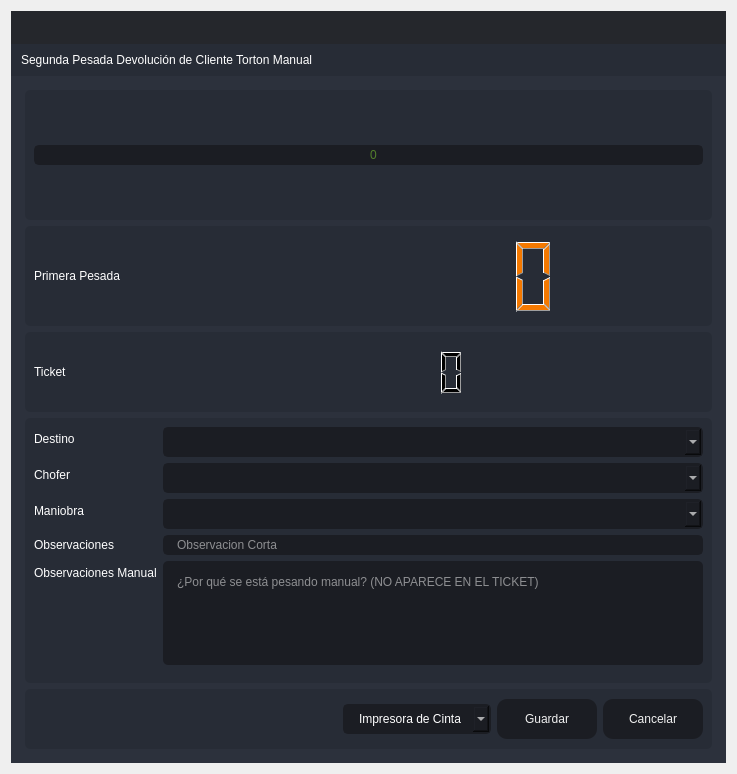
<?xml version="1.0" encoding="UTF-8"?>
<ui version="4.0">
 <class>SegundaPTA</class>
 <widget class="QDialog" name="SegundaPTA">
  <property name="windowModality">
   <enum>Qt::ApplicationModal</enum>
  </property>
  <property name="geometry">
   <rect>
    <x>0</x>
    <y>0</y>
    <width>737</width>
    <height>774</height>
   </rect>
  </property>
  <property name="minimumSize">
   <size>
    <width>737</width>
    <height>774</height>
   </size>
  </property>
  <property name="maximumSize">
   <size>
    <width>737</width>
    <height>774</height>
   </size>
  </property>
  <property name="windowTitle">
   <string>Segunda Pesada Devolución de Cliente Torton Manual</string>
  </property>
  <property name="windowIcon">
   <iconset resource="files.qrc">
    <normaloff>:/16x16/icons/16x16/logo.png</normaloff>:/16x16/icons/16x16/logo.png</iconset>
  </property>
  <layout class="QVBoxLayout" name="verticalLayout_6">
   <item>
    <widget class="QFrame" name="frame_main">
     <property name="styleSheet">
      <string notr="true">/* LINE EDIT */
QLineEdit {
	background-color: rgb(27, 29, 35);
	border-radius: 5px;
	border: 2px solid rgb(27, 29, 35);
	padding-left: 10px;
}
QLineEdit:hover {
	border: 2px solid rgb(64, 71, 88);
}
QLineEdit:focus {
	border: 2px solid rgb(91, 101, 124);
}

/* SCROLL BARS */
QScrollBar:horizontal {
    border: none;
    background: rgb(52, 59, 72);
    height: 14px;
    margin: 0px 21px 0 21px;
	border-radius: 0px;
}
QScrollBar::handle:horizontal {
    background: rgb(85, 170, 255);
    min-width: 25px;
	border-radius: 7px
}
QScrollBar::add-line:horizontal {
    border: none;
    background: rgb(55, 63, 77);
    width: 20px;
	border-top-right-radius: 7px;
    border-bottom-right-radius: 7px;
    subcontrol-position: right;
    subcontrol-origin: margin;
}
QScrollBar::sub-line:horizontal {
    border: none;
    background: rgb(55, 63, 77);
    width: 20px;
	border-top-left-radius: 7px;
    border-bottom-left-radius: 7px;
    subcontrol-position: left;
    subcontrol-origin: margin;
}
QScrollBar::up-arrow:horizontal, QScrollBar::down-arrow:horizontal
{
     background: none;
}
QScrollBar::add-page:horizontal, QScrollBar::sub-page:horizontal
{
     background: none;
}
 QScrollBar:vertical {
	border: none;
    background: rgb(52, 59, 72);
    width: 14px;
    margin: 21px 0 21px 0;
	border-radius: 0px;
 }
 QScrollBar::handle:vertical {	
	background: rgb(85, 170, 255);
    min-height: 25px;
	border-radius: 7px
 }
 QScrollBar::add-line:vertical {
     border: none;
    background: rgb(55, 63, 77);
     height: 20px;
	border-bottom-left-radius: 7px;
    border-bottom-right-radius: 7px;
     subcontrol-position: bottom;
     subcontrol-origin: margin;
 }
 QScrollBar::sub-line:vertical {
	border: none;
    background: rgb(55, 63, 77);
     height: 20px;
	border-top-left-radius: 7px;
    border-top-right-radius: 7px;
     subcontrol-position: top;
     subcontrol-origin: margin;
 }
 QScrollBar::up-arrow:vertical, QScrollBar::down-arrow:vertical {
     background: none;
 }

 QScrollBar::add-page:vertical, QScrollBar::sub-page:vertical {
     background: none;
 }

/* CHECKBOX */
QCheckBox::indicator {
    border: 3px solid rgb(52, 59, 72);
	width: 15px;
	height: 15px;
	border-radius: 10px;
    background: rgb(44, 49, 60);
}
QCheckBox::indicator:hover {
    border: 3px solid rgb(58, 66, 81);
}
QCheckBox::indicator:checked {
    background: 3px solid rgb(52, 59, 72);
	border: 3px solid rgb(52, 59, 72);	
	background-image: url(:/16x16/icons/16x16/cil-check-alt.png);
}

/* RADIO BUTTON */
QRadioButton::indicator {
    border: 3px solid rgb(52, 59, 72);
	width: 15px;
	height: 15px;
	border-radius: 10px;
    background: rgb(44, 49, 60);
}
QRadioButton::indicator:hover {
    border: 3px solid rgb(58, 66, 81);
}
QRadioButton::indicator:checked {
    background: 3px solid rgb(94, 106, 130);
	border: 3px solid rgb(52, 59, 72);	
}

/* COMBOBOX */
QComboBox{
	background-color: rgb(27, 29, 35);
	border-radius: 5px;
	border: 2px solid rgb(27, 29, 35);
	padding: 5px;
	padding-left: 10px;
}
QComboBox:hover{
	border: 2px solid rgb(64, 71, 88);
}
QComboBox::drop-down {
	subcontrol-origin: padding;
	subcontrol-position: top right;
	width: 25px; 
	border-left-width: 3px;
	border-left-color: rgba(39, 44, 54, 150);
	border-left-style: solid;
	border-top-right-radius: 3px;
	border-bottom-right-radius: 3px;	
	background-image: url(:/16x16/icons/16x16/cil-arrow-bottom.png);
	background-position: center;
	background-repeat: no-reperat;
 }
QComboBox QAbstractItemView {
	color: rgb(85, 170, 255);	
	background-color: rgb(27, 29, 35);
	padding: 10px;
	selection-background-color: rgb(39, 44, 54);
}

/* SLIDERS */
QSlider::groove:horizontal {
    border-radius: 9px;
    height: 18px;
	margin: 0px;
	background-color: rgb(52, 59, 72);
}
QSlider::groove:horizontal:hover {
	background-color: rgb(55, 62, 76);
}
QSlider::handle:horizontal {
    background-color: rgb(85, 170, 255);
    border: none;
    height: 18px;
    width: 18px;
    margin: 0px;
	border-radius: 9px;
}
QSlider::handle:horizontal:hover {
    background-color: rgb(105, 180, 255);
}
QSlider::handle:horizontal:pressed {
    background-color: rgb(65, 130, 195);
}

QSlider::groove:vertical {
    border-radius: 9px;
    width: 18px;
    margin: 0px;
	background-color: rgb(52, 59, 72);
}
QSlider::groove:vertical:hover {
	background-color: rgb(55, 62, 76);
}
QSlider::handle:vertical {
    background-color: rgb(85, 170, 255);
	border: none;
    height: 18px;
    width: 18px;
    margin: 0px;
	border-radius: 9px;
}
QSlider::handle:vertical:hover {
    background-color: rgb(105, 180, 255);
}
QSlider::handle:vertical:pressed {
    background-color: rgb(65, 130, 195);
}

</string>
     </property>
     <property name="frameShape">
      <enum>QFrame::NoFrame</enum>
     </property>
     <property name="frameShadow">
      <enum>QFrame::Raised</enum>
     </property>
     <layout class="QVBoxLayout" name="verticalLayout">
      <property name="spacing">
       <number>0</number>
      </property>
      <property name="leftMargin">
       <number>0</number>
      </property>
      <property name="topMargin">
       <number>0</number>
      </property>
      <property name="rightMargin">
       <number>0</number>
      </property>
      <property name="bottomMargin">
       <number>0</number>
      </property>
      <item>
       <widget class="QFrame" name="frame_top">
        <property name="minimumSize">
         <size>
          <width>0</width>
          <height>65</height>
         </size>
        </property>
        <property name="maximumSize">
         <size>
          <width>16777215</width>
          <height>65</height>
         </size>
        </property>
        <property name="styleSheet">
         <string notr="true">background-color: transparent;</string>
        </property>
        <property name="frameShape">
         <enum>QFrame::NoFrame</enum>
        </property>
        <property name="frameShadow">
         <enum>QFrame::Raised</enum>
        </property>
        <layout class="QHBoxLayout" name="horizontalLayout_3">
         <property name="spacing">
          <number>0</number>
         </property>
         <property name="leftMargin">
          <number>0</number>
         </property>
         <property name="topMargin">
          <number>0</number>
         </property>
         <property name="rightMargin">
          <number>0</number>
         </property>
         <property name="bottomMargin">
          <number>0</number>
         </property>
         <item>
          <widget class="QFrame" name="frame_toggle">
           <property name="maximumSize">
            <size>
             <width>70</width>
             <height>16777215</height>
            </size>
           </property>
           <property name="styleSheet">
            <string notr="true">background-color: rgb(27, 29, 35);</string>
           </property>
           <property name="frameShape">
            <enum>QFrame::NoFrame</enum>
           </property>
           <property name="frameShadow">
            <enum>QFrame::Raised</enum>
           </property>
           <layout class="QVBoxLayout" name="verticalLayout_3">
            <property name="spacing">
             <number>0</number>
            </property>
            <property name="leftMargin">
             <number>0</number>
            </property>
            <property name="topMargin">
             <number>0</number>
            </property>
            <property name="rightMargin">
             <number>0</number>
            </property>
            <property name="bottomMargin">
             <number>0</number>
            </property>
           </layout>
          </widget>
         </item>
         <item>
          <widget class="QFrame" name="frame_top_right">
           <property name="styleSheet">
            <string notr="true">background: transparent;</string>
           </property>
           <property name="frameShape">
            <enum>QFrame::NoFrame</enum>
           </property>
           <property name="frameShadow">
            <enum>QFrame::Raised</enum>
           </property>
           <layout class="QVBoxLayout" name="verticalLayout_2">
            <property name="spacing">
             <number>0</number>
            </property>
            <property name="leftMargin">
             <number>0</number>
            </property>
            <property name="topMargin">
             <number>0</number>
            </property>
            <property name="rightMargin">
             <number>0</number>
            </property>
            <property name="bottomMargin">
             <number>0</number>
            </property>
            <item>
             <widget class="QFrame" name="frame_top_btns">
              <property name="maximumSize">
               <size>
                <width>16777215</width>
                <height>42</height>
               </size>
              </property>
              <property name="styleSheet">
               <string notr="true">background-color: rgba(27, 29, 35, 200)</string>
              </property>
              <property name="frameShape">
               <enum>QFrame::NoFrame</enum>
              </property>
              <property name="frameShadow">
               <enum>QFrame::Raised</enum>
              </property>
              <layout class="QHBoxLayout" name="horizontalLayout_4">
               <property name="spacing">
                <number>0</number>
               </property>
               <property name="leftMargin">
                <number>0</number>
               </property>
               <property name="topMargin">
                <number>0</number>
               </property>
               <property name="rightMargin">
                <number>0</number>
               </property>
               <property name="bottomMargin">
                <number>0</number>
               </property>
               <item>
                <widget class="QFrame" name="frame_label_top_btns">
                 <property name="sizePolicy">
                  <sizepolicy hsizetype="Expanding" vsizetype="Preferred">
                   <horstretch>0</horstretch>
                   <verstretch>0</verstretch>
                  </sizepolicy>
                 </property>
                 <property name="frameShape">
                  <enum>QFrame::NoFrame</enum>
                 </property>
                 <property name="frameShadow">
                  <enum>QFrame::Raised</enum>
                 </property>
                 <layout class="QHBoxLayout" name="horizontalLayout_10">
                  <property name="spacing">
                   <number>0</number>
                  </property>
                  <property name="leftMargin">
                   <number>5</number>
                  </property>
                  <property name="topMargin">
                   <number>0</number>
                  </property>
                  <property name="rightMargin">
                   <number>10</number>
                  </property>
                  <property name="bottomMargin">
                   <number>0</number>
                  </property>
                 </layout>
                </widget>
               </item>
               <item alignment="Qt::AlignRight">
                <widget class="QFrame" name="frame_btns_right">
                 <property name="sizePolicy">
                  <sizepolicy hsizetype="Expanding" vsizetype="Preferred">
                   <horstretch>0</horstretch>
                   <verstretch>0</verstretch>
                  </sizepolicy>
                 </property>
                 <property name="maximumSize">
                  <size>
                   <width>120</width>
                   <height>16777215</height>
                  </size>
                 </property>
                 <property name="frameShape">
                  <enum>QFrame::NoFrame</enum>
                 </property>
                 <property name="frameShadow">
                  <enum>QFrame::Raised</enum>
                 </property>
                 <layout class="QHBoxLayout" name="horizontalLayout_5">
                  <property name="spacing">
                   <number>0</number>
                  </property>
                  <property name="leftMargin">
                   <number>0</number>
                  </property>
                  <property name="topMargin">
                   <number>0</number>
                  </property>
                  <property name="rightMargin">
                   <number>0</number>
                  </property>
                  <property name="bottomMargin">
                   <number>0</number>
                  </property>
                 </layout>
                </widget>
               </item>
              </layout>
             </widget>
            </item>
            <item>
             <widget class="QFrame" name="frame_top_info">
              <property name="maximumSize">
               <size>
                <width>16777215</width>
                <height>65</height>
               </size>
              </property>
              <property name="styleSheet">
               <string notr="true">background-color: rgb(39, 44, 54);</string>
              </property>
              <property name="frameShape">
               <enum>QFrame::NoFrame</enum>
              </property>
              <property name="frameShadow">
               <enum>QFrame::Raised</enum>
              </property>
              <layout class="QHBoxLayout" name="horizontalLayout_8">
               <property name="spacing">
                <number>0</number>
               </property>
               <property name="leftMargin">
                <number>10</number>
               </property>
               <property name="topMargin">
                <number>0</number>
               </property>
               <property name="rightMargin">
                <number>10</number>
               </property>
               <property name="bottomMargin">
                <number>0</number>
               </property>
               <item>
                <widget class="QLabel" name="label">
                 <property name="styleSheet">
                  <string notr="true">font: 75 16pt &quot;MS Shell Dlg 2&quot;;
color: rgb(255, 255, 255);</string>
                 </property>
                 <property name="text">
                  <string>Segunda Pesada Devolución de Cliente Torton Manual</string>
                 </property>
                </widget>
               </item>
              </layout>
             </widget>
            </item>
           </layout>
          </widget>
         </item>
        </layout>
       </widget>
      </item>
      <item>
       <widget class="QFrame" name="frame_center">
        <property name="sizePolicy">
         <sizepolicy hsizetype="Expanding" vsizetype="Expanding">
          <horstretch>0</horstretch>
          <verstretch>0</verstretch>
         </sizepolicy>
        </property>
        <property name="styleSheet">
         <string notr="true">background-color: rgb(40, 44, 52);</string>
        </property>
        <property name="frameShape">
         <enum>QFrame::NoFrame</enum>
        </property>
        <property name="frameShadow">
         <enum>QFrame::Raised</enum>
        </property>
        <layout class="QHBoxLayout" name="horizontalLayout_2">
         <property name="spacing">
          <number>0</number>
         </property>
         <property name="leftMargin">
          <number>0</number>
         </property>
         <property name="topMargin">
          <number>0</number>
         </property>
         <property name="rightMargin">
          <number>0</number>
         </property>
         <property name="bottomMargin">
          <number>0</number>
         </property>
         <item>
          <widget class="QFrame" name="frame_content_right">
           <property name="styleSheet">
            <string notr="true">background-color: rgb(44, 49, 60);</string>
           </property>
           <property name="frameShape">
            <enum>QFrame::NoFrame</enum>
           </property>
           <property name="frameShadow">
            <enum>QFrame::Raised</enum>
           </property>
           <layout class="QVBoxLayout" name="verticalLayout_4">
            <property name="spacing">
             <number>0</number>
            </property>
            <property name="leftMargin">
             <number>0</number>
            </property>
            <property name="topMargin">
             <number>0</number>
            </property>
            <property name="rightMargin">
             <number>0</number>
            </property>
            <property name="bottomMargin">
             <number>0</number>
            </property>
            <item>
             <widget class="QFrame" name="frame_content">
              <property name="frameShape">
               <enum>QFrame::NoFrame</enum>
              </property>
              <property name="frameShadow">
               <enum>QFrame::Raised</enum>
              </property>
              <layout class="QVBoxLayout" name="verticalLayout_9">
               <property name="spacing">
                <number>0</number>
               </property>
               <property name="leftMargin">
                <number>5</number>
               </property>
               <property name="topMargin">
                <number>5</number>
               </property>
               <property name="rightMargin">
                <number>5</number>
               </property>
               <property name="bottomMargin">
                <number>5</number>
               </property>
               <item>
                <widget class="QStackedWidget" name="stackedWidget">
                 <property name="styleSheet">
                  <string notr="true">background: transparent;</string>
                 </property>
                 <property name="currentIndex">
                  <number>0</number>
                 </property>
                 <widget class="QWidget" name="page_home">
                  <layout class="QVBoxLayout" name="verticalLayout_10">
                   <item>
                    <widget class="QFrame" name="frame_3">
                     <property name="minimumSize">
                      <size>
                       <width>0</width>
                       <height>130</height>
                      </size>
                     </property>
                     <property name="maximumSize">
                      <size>
                       <width>16777215</width>
                       <height>130</height>
                      </size>
                     </property>
                     <property name="styleSheet">
                      <string notr="true">background-color: rgb(39, 44, 54);
border-radius: 5px;</string>
                     </property>
                     <property name="frameShape">
                      <enum>QFrame::StyledPanel</enum>
                     </property>
                     <property name="frameShadow">
                      <enum>QFrame::Raised</enum>
                     </property>
                     <layout class="QVBoxLayout" name="verticalLayout_11">
                      <item>
                       <layout class="QVBoxLayout" name="verticalLayout_8">
                        <item>
                         <widget class="QLineEdit" name="Peso">
                          <property name="styleSheet">
                           <string notr="true">QLineEdit {
	background-color: rgb(27, 29, 35);
	border-radius: 5px;
	border: 2px solid rgb(27, 29, 35);
	padding-left: 10px;
	font: 75 80pt &quot;MS Shell Dlg 2&quot;;	
	color: rgb(138, 226, 52);
}
QLineEdit:hover {
	border: 2px solid rgb(64, 71, 88);
}
QLineEdit:focus {
	border: 2px solid rgb(91, 101, 124);
}</string>
                          </property>
                          <property name="alignment">
                           <set>Qt::AlignCenter</set>
                          </property>
                          <property name="placeholderText">
                           <string>0</string>
                          </property>
                         </widget>
                        </item>
                       </layout>
                      </item>
                     </layout>
                    </widget>
                   </item>
                   <item>
                    <widget class="QFrame" name="frame_4">
                     <property name="minimumSize">
                      <size>
                       <width>0</width>
                       <height>100</height>
                      </size>
                     </property>
                     <property name="maximumSize">
                      <size>
                       <width>16777215</width>
                       <height>100</height>
                      </size>
                     </property>
                     <property name="styleSheet">
                      <string notr="true">background-color: rgb(39, 44, 54);
border-radius: 5px;</string>
                     </property>
                     <property name="frameShape">
                      <enum>QFrame::StyledPanel</enum>
                     </property>
                     <property name="frameShadow">
                      <enum>QFrame::Raised</enum>
                     </property>
                     <layout class="QHBoxLayout" name="horizontalLayout_6">
                      <item>
                       <layout class="QHBoxLayout" name="horizontalLayout_11">
                        <item>
                         <widget class="QLabel" name="label_3">
                          <property name="styleSheet">
                           <string notr="true">color: rgb(255, 255, 255);
font: 75 12pt &quot;MS Shell Dlg 2&quot;;</string>
                          </property>
                          <property name="text">
                           <string>Primera Pesada</string>
                          </property>
                         </widget>
                        </item>
                        <item>
                         <widget class="QLCDNumber" name="lcdNumber_3">
                          <property name="minimumSize">
                           <size>
                            <width>500</width>
                            <height>0</height>
                           </size>
                          </property>
                          <property name="maximumSize">
                           <size>
                            <width>500</width>
                            <height>16777215</height>
                           </size>
                          </property>
                          <property name="styleSheet">
                           <string notr="true">color:rgb(245, 121, 0)</string>
                          </property>
                         </widget>
                        </item>
                       </layout>
                      </item>
                     </layout>
                    </widget>
                   </item>
                   <item>
                    <widget class="QFrame" name="frame_5">
                     <property name="minimumSize">
                      <size>
                       <width>0</width>
                       <height>80</height>
                      </size>
                     </property>
                     <property name="maximumSize">
                      <size>
                       <width>16777215</width>
                       <height>80</height>
                      </size>
                     </property>
                     <property name="styleSheet">
                      <string notr="true">background-color: rgb(39, 44, 54);
border-radius: 5px;</string>
                     </property>
                     <property name="frameShape">
                      <enum>QFrame::StyledPanel</enum>
                     </property>
                     <property name="frameShadow">
                      <enum>QFrame::Raised</enum>
                     </property>
                     <layout class="QHBoxLayout" name="horizontalLayout_7">
                      <item>
                       <layout class="QHBoxLayout" name="horizontalLayout">
                        <item>
                         <widget class="QLabel" name="label_5">
                          <property name="styleSheet">
                           <string notr="true">color: rgb(255, 255, 255);
font: 75 12pt &quot;MS Shell Dlg 2&quot;;</string>
                          </property>
                          <property name="text">
                           <string>Ticket</string>
                          </property>
                         </widget>
                        </item>
                        <item>
                         <widget class="QLCDNumber" name="lcdNumber_9">
                          <property name="minimumSize">
                           <size>
                            <width>600</width>
                            <height>50</height>
                           </size>
                          </property>
                          <property name="maximumSize">
                           <size>
                            <width>600</width>
                            <height>50</height>
                           </size>
                          </property>
                          <property name="layoutDirection">
                           <enum>Qt::RightToLeft</enum>
                          </property>
                          <property name="autoFillBackground">
                           <bool>false</bool>
                          </property>
                         </widget>
                        </item>
                       </layout>
                      </item>
                     </layout>
                    </widget>
                   </item>
                   <item>
                    <widget class="QFrame" name="frame">
                     <property name="styleSheet">
                      <string notr="true">background-color: rgb(39, 44, 54);
border-radius: 5px;</string>
                     </property>
                     <property name="frameShape">
                      <enum>QFrame::StyledPanel</enum>
                     </property>
                     <property name="frameShadow">
                      <enum>QFrame::Raised</enum>
                     </property>
                     <layout class="QVBoxLayout" name="verticalLayout_5">
                      <item>
                       <layout class="QVBoxLayout" name="verticalLayout_12">
                        <item>
                         <layout class="QFormLayout" name="formLayout">
                          <item row="1" column="0">
                           <widget class="QLabel" name="label_2">
                            <property name="styleSheet">
                             <string notr="true">color: rgb(255, 255, 255);
font: 75 12pt &quot;MS Shell Dlg 2&quot;;</string>
                            </property>
                            <property name="text">
                             <string>Destino</string>
                            </property>
                           </widget>
                          </item>
                          <item row="1" column="1">
                           <widget class="QComboBox" name="comboBox_destino">
                            <property name="styleSheet">
                             <string notr="true">QComboBox{
	background-color: rgb(27, 29, 35);
	border-radius: 5px;
	border: 2px solid rgb(27, 29, 35);
	padding: 5px;
	padding-left: 14px;
	color: rgb(255, 255, 255);
    font: 75 12pt &quot;MS Shell Dlg 2&quot;;
}
QComboBox:hover{
	border: 2px solid rgb(64, 71, 88);
}
QComboBox QAbstractItemView {
	color: rgb(85, 170, 255);	
	background-color: rgb(27, 29, 35);
	padding: 10px;
	selection-background-color: rgb(39, 44, 54);
}</string>
                            </property>
                           </widget>
                          </item>
                          <item row="2" column="0">
                           <widget class="QLabel" name="label_6">
                            <property name="styleSheet">
                             <string notr="true">color: rgb(255, 255, 255);
font: 75 12pt &quot;MS Shell Dlg 2&quot;;</string>
                            </property>
                            <property name="text">
                             <string>Chofer</string>
                            </property>
                           </widget>
                          </item>
                          <item row="2" column="1">
                           <widget class="QComboBox" name="comboBox_operador">
                            <property name="styleSheet">
                             <string notr="true">QComboBox{
	background-color: rgb(27, 29, 35);
	border-radius: 5px;
	border: 2px solid rgb(27, 29, 35);
	padding: 5px;
	padding-left: 14px;
	color: rgb(255, 255, 255);
    font: 75 12pt &quot;MS Shell Dlg 2&quot;;
}
QComboBox:hover{
	border: 2px solid rgb(64, 71, 88);
}
QComboBox QAbstractItemView {
	color: rgb(85, 170, 255);	
	background-color: rgb(27, 29, 35);
	padding: 10px;
	selection-background-color: rgb(39, 44, 54);
}</string>
                            </property>
                           </widget>
                          </item>
                          <item row="4" column="0">
                           <widget class="QLabel" name="label_7">
                            <property name="styleSheet">
                             <string notr="true">color: rgb(255, 255, 255);
font: 75 12pt &quot;MS Shell Dlg 2&quot;;</string>
                            </property>
                            <property name="text">
                             <string>Observaciones</string>
                            </property>
                           </widget>
                          </item>
                          <item row="6" column="0">
                           <widget class="Line" name="line">
                            <property name="orientation">
                             <enum>Qt::Horizontal</enum>
                            </property>
                           </widget>
                          </item>
                          <item row="3" column="0">
                           <widget class="QLabel" name="label_8">
                            <property name="styleSheet">
                             <string notr="true">color: rgb(255, 255, 255);
font: 75 12pt &quot;MS Shell Dlg 2&quot;;</string>
                            </property>
                            <property name="text">
                             <string>Maniobra</string>
                            </property>
                           </widget>
                          </item>
                          <item row="3" column="1">
                           <widget class="QComboBox" name="comboBox_maniobra">
                            <property name="styleSheet">
                             <string notr="true">QComboBox{
	background-color: rgb(27, 29, 35);
	border-radius: 5px;
	border: 2px solid rgb(27, 29, 35);
	padding: 5px;
	padding-left: 14px;
	color: rgb(255, 255, 255);
    font: 75 12pt &quot;MS Shell Dlg 2&quot;;
}
QComboBox:hover{
	border: 2px solid rgb(64, 71, 88);
}
QComboBox QAbstractItemView {
	color: rgb(85, 170, 255);	
	background-color: rgb(27, 29, 35);
	padding: 10px;
	selection-background-color: rgb(39, 44, 54);
}</string>
                            </property>
                           </widget>
                          </item>
                          <item row="5" column="0">
                           <widget class="QLabel" name="label_4">
                            <property name="styleSheet">
                             <string notr="true">color: rgb(255, 255, 255);
font: 75 12pt &quot;MS Shell Dlg 2&quot;;</string>
                            </property>
                            <property name="text">
                             <string>Observaciones Manual</string>
                            </property>
                           </widget>
                          </item>
                          <item row="5" column="1">
                           <widget class="QPlainTextEdit" name="Observaciones_Manual">
                            <property name="styleSheet">
                             <string notr="true">QPlainTextEdit {
	background-color: rgb(27, 29, 35);
	border-radius: 5px;
	padding: 10px;
    color: rgb(255, 255, 255);
	font: 75 12pt &quot;MS Shell Dlg 2&quot;;
}
QPlainTextEdit:hover {
	border: 2px solid rgb(64, 71, 88);
}
QPlainTextEdit:focus {
	border: 2px solid rgb(91, 101, 124);
}</string>
                            </property>
                            <property name="placeholderText">
                             <string>¿Por qué se está pesando manual? (NO APARECE EN EL TICKET)</string>
                            </property>
                           </widget>
                          </item>
                          <item row="4" column="1">
                           <widget class="QLineEdit" name="observaciones">
                            <property name="styleSheet">
                             <string notr="true">QLineEdit {
	background-color: rgb(27, 29, 35);
	border-radius: 5px;
	border: 2px solid rgb(27, 29, 35);
	padding-left: 10px;
	font: 75 12pt &quot;MS Shell Dlg 2&quot;;
	color: rgb(255, 255, 255);
}
QLineEdit:hover {
	border: 2px solid rgb(64, 71, 88);
}
QLineEdit:focus {
	border: 2px solid rgb(91, 101, 124);
}</string>
                            </property>
                            <property name="maxLength">
                             <number>125</number>
                            </property>
                            <property name="placeholderText">
                             <string>Observacion Corta</string>
                            </property>
                           </widget>
                          </item>
                         </layout>
                        </item>
                       </layout>
                      </item>
                     </layout>
                    </widget>
                   </item>
                   <item>
                    <widget class="QFrame" name="frame_2">
                     <property name="minimumSize">
                      <size>
                       <width>0</width>
                       <height>60</height>
                      </size>
                     </property>
                     <property name="maximumSize">
                      <size>
                       <width>16777215</width>
                       <height>60</height>
                      </size>
                     </property>
                     <property name="styleSheet">
                      <string notr="true">background-color: rgb(39, 44, 54);
border-radius: 5px;</string>
                     </property>
                     <property name="frameShape">
                      <enum>QFrame::StyledPanel</enum>
                     </property>
                     <property name="frameShadow">
                      <enum>QFrame::Raised</enum>
                     </property>
                     <layout class="QHBoxLayout" name="horizontalLayout_9">
                      <item>
                       <layout class="QGridLayout" name="gridLayout">
                        <item row="0" column="3">
                         <widget class="QPushButton" name="btnr">
                          <property name="minimumSize">
                           <size>
                            <width>100</width>
                            <height>40</height>
                           </size>
                          </property>
                          <property name="styleSheet">
                           <string notr="true">QPushButton {
	border-color: rgb(27, 29, 35);
	font: 75 10pt &quot;MS Shell Dlg 2&quot;;
	color: rgb(240, 240, 240);
	background-color: rgb(27, 29, 35);
	border: 0px solid;
	border-radius: 10px;	
}
QPushButton:hover {
	background-color:rgb(44, 49, 60);
	border-color: rgb(27, 29, 35);
	border: 2px solid;
}</string>
                          </property>
                          <property name="text">
                           <string>Cancelar</string>
                          </property>
                         </widget>
                        </item>
                        <item row="0" column="2">
                         <widget class="QPushButton" name="btn_guardar">
                          <property name="minimumSize">
                           <size>
                            <width>100</width>
                            <height>40</height>
                           </size>
                          </property>
                          <property name="styleSheet">
                           <string notr="true">QPushButton {
	border-color: rgb(27, 29, 35);
	font: 75 10pt &quot;MS Shell Dlg 2&quot;;
	color: rgb(240, 240, 240);
	background-color: rgb(27, 29, 35);
	border: 0px solid;
	border-radius: 10px;	
}
QPushButton:hover {
	background-color:rgb(44, 49, 60);
	border-color: rgb(27, 29, 35);
	border: 2px solid;
}</string>
                          </property>
                          <property name="text">
                           <string>Guardar</string>
                          </property>
                         </widget>
                        </item>
                        <item row="0" column="0">
                         <spacer name="horizontalSpacer">
                          <property name="orientation">
                           <enum>Qt::Horizontal</enum>
                          </property>
                          <property name="sizeHint" stdset="0">
                           <size>
                            <width>40</width>
                            <height>20</height>
                           </size>
                          </property>
                         </spacer>
                        </item>
                        <item row="0" column="1">
                         <widget class="QComboBox" name="comboBox_impresora">
                          <property name="styleSheet">
                           <string notr="true">QComboBox{
	background-color: rgb(27, 29, 35);
	border-radius: 5px;
	border: 2px solid rgb(27, 29, 35);
	padding: 5px;
	padding-left: 14px;
	color: rgb(255, 255, 255);
    font: 75 12pt &quot;MS Shell Dlg 2&quot;;
}
QComboBox:hover{
	border: 2px solid rgb(64, 71, 88);
}
QComboBox QAbstractItemView {
	color: rgb(85, 170, 255);	
	background-color: rgb(27, 29, 35);
	padding: 10px;
	selection-background-color: rgb(39, 44, 54);
}</string>
                          </property>
                          <item>
                           <property name="text">
                            <string>Impresora de Cinta</string>
                           </property>
                          </item>
                          <item>
                           <property name="text">
                            <string>Impresora Windows</string>
                           </property>
                          </item>
                         </widget>
                        </item>
                       </layout>
                      </item>
                     </layout>
                    </widget>
                   </item>
                  </layout>
                 </widget>
                </widget>
               </item>
              </layout>
             </widget>
            </item>
           </layout>
          </widget>
         </item>
        </layout>
       </widget>
      </item>
     </layout>
    </widget>
   </item>
  </layout>
 </widget>
 <tabstops>
  <tabstop>Peso</tabstop>
  <tabstop>comboBox_destino</tabstop>
  <tabstop>comboBox_operador</tabstop>
  <tabstop>comboBox_maniobra</tabstop>
  <tabstop>observaciones</tabstop>
  <tabstop>Observaciones_Manual</tabstop>
  <tabstop>btn_guardar</tabstop>
  <tabstop>btnr</tabstop>
 </tabstops>
 <resources>
  <include location="files.qrc"/>
 </resources>
 <connections/>
</ui>
